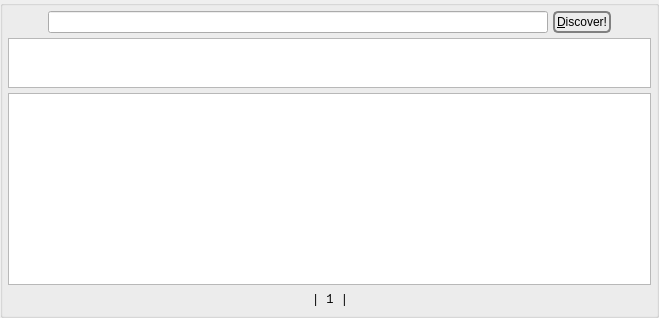
             <widget class="QGroupBox" name="urlsBox">
              <layout class="QVBoxLayout" name="verticalLayout_68">
               <property name="spacing">
                <number>5</number>
               </property>
               <property name="leftMargin">
                <number>5</number>
               </property>
               <property name="topMargin">
                <number>5</number>
               </property>
               <property name="rightMargin">
                <number>5</number>
               </property>
               <property name="bottomMargin">
                <number>5</number>
               </property>
               <item>
                <layout class="QHBoxLayout" name="horizontalLayout_7">
                 <property name="spacing">
                  <number>5</number>
                 </property>
                 <item>
                  <spacer name="horizontalSpacer_4">
                   <property name="orientation">
                    <enum>Qt::Horizontal</enum>
                   </property>
                   <property name="sizeHint" stdset="0">
                    <size>
                     <width>40</width>
                     <height>20</height>
                    </size>
                   </property>
                  </spacer>
                 </item>
                 <item>
                  <widget class="QLineEdit" name="search">
                   <property name="minimumSize">
                    <size>
                     <width>500</width>
                     <height>0</height>
                    </size>
                   </property>
                   <property name="toolTip">
                    <string>Please provide complete keywords.</string>
                   </property>
                  </widget>
                 </item>
                 <item>
                  <widget class="QPushButton" name="discover">
                   <property name="styleSheet">
                    <string notr="true">QPushButton {
 border: 2px solid gray;
 background-color: qlineargradient(x1: 0, y1: 0, x2: 0, y2: 1,
                                   stop: 0 #E0E0E0, stop: 1 #FFFFFF);
 border-radius: 5px;

 padding: 2px;
 }


QPushButton:hover { 
background-color: qlineargradient(x1: 0, y1: 0, x2: 0, y2: 1,
                                   stop: 0 rgb(254,229,172), stop: 1 #FFFFFF);
background-position: top center; } 

QPushButton:pressed {
     background-color: darkgray;
     border-style: inset;
 }</string>
                   </property>
                   <property name="text">
                    <string>&amp;Discover!</string>
                   </property>
                  </widget>
                 </item>
                 <item>
                  <spacer name="horizontalSpacer_5">
                   <property name="orientation">
                    <enum>Qt::Horizontal</enum>
                   </property>
                   <property name="sizeHint" stdset="0">
                    <size>
                     <width>40</width>
                     <height>20</height>
                    </size>
                   </property>
                  </spacer>
                 </item>
                </layout>
               </item>
               <item>
                <widget class="QTextBrowser" name="searchfor">
                 <property name="sizePolicy">
                  <sizepolicy hsizetype="Expanding" vsizetype="Fixed">
                   <horstretch>0</horstretch>
                   <verstretch>0</verstretch>
                  </sizepolicy>
                 </property>
                 <property name="maximumSize">
                  <size>
                   <width>16777215</width>
                   <height>50</height>
                  </size>
                 </property>
                 <property name="font">
                  <font>
                   <family>Monospace</family>
                  </font>
                 </property>
                 <property name="tabChangesFocus">
                  <bool>true</bool>
                 </property>
                 <property name="textInteractionFlags">
                  <set>Qt::LinksAccessibleByKeyboard|Qt::LinksAccessibleByMouse|Qt::TextBrowserInteraction|Qt::TextSelectableByKeyboard|Qt::TextSelectableByMouse</set>
                 </property>
                 <property name="openLinks">
                  <bool>false</bool>
                 </property>
                </widget>
               </item>
               <item>
                <widget class="spoton_textbrowser" name="urls">
                 <property name="font">
                  <font>
                   <family>Monospace</family>
                  </font>
                 </property>
                 <property name="tabChangesFocus">
                  <bool>true</bool>
                 </property>
                 <property name="textInteractionFlags">
                  <set>Qt::LinksAccessibleByKeyboard|Qt::LinksAccessibleByMouse|Qt::TextBrowserInteraction|Qt::TextSelectableByKeyboard|Qt::TextSelectableByMouse</set>
                 </property>
                 <property name="openLinks">
                  <bool>false</bool>
                 </property>
                </widget>
               </item>
               <item>
                <layout class="QHBoxLayout" name="horizontalLayout_16">
                 <property name="spacing">
                  <number>5</number>
                 </property>
                 <item>
                  <spacer name="horizontalSpacer_12">
                   <property name="orientation">
                    <enum>Qt::Horizontal</enum>
                   </property>
                   <property name="sizeHint" stdset="0">
                    <size>
                     <width>40</width>
                     <height>20</height>
                    </size>
                   </property>
                  </spacer>
                 </item>
                 <item>
                  <widget class="QLabel" name="url_pages">
                   <property name="font">
                    <font>
                     <family>Monospace</family>
                    </font>
                   </property>
                   <property name="text">
                    <string>| 1 |</string>
                   </property>
                   <property name="alignment">
                    <set>Qt::AlignCenter</set>
                   </property>
                  </widget>
                 </item>
                 <item>
                  <spacer name="horizontalSpacer_13">
                   <property name="orientation">
                    <enum>Qt::Horizontal</enum>
                   </property>
                   <property name="sizeHint" stdset="0">
                    <size>
                     <width>40</width>
                     <height>20</height>
                    </size>
                   </property>
                  </spacer>
                 </item>
                </layout>
               </item>
              </layout>
             </widget>
